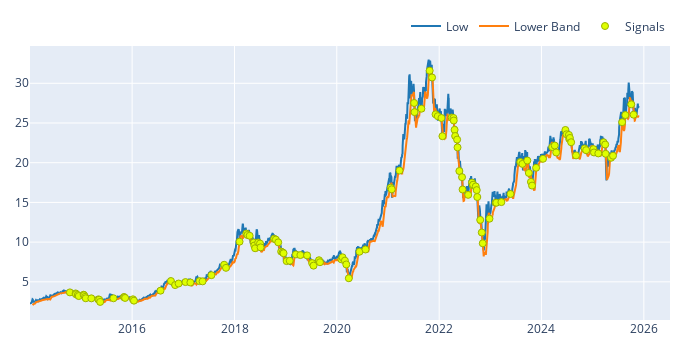

Notebook code for this chart:
### Code cell
btc_low = data.get("Low", "HPG").rename("Low")  
btc_lowerband = bb.lowerband["HPG"].rename("Lower Band")
btc_mask = mask["HPG"].rename("Signals")

fig = btc_low.vbt.plot()  
btc_lowerband.vbt.plot(fig=fig)
btc_mask.vbt.signals.plot_as_markers(
    y=btc_low, 
    trace_kwargs=dict(
        marker=dict(
            color="#DFFF00"
        )
    ),
    fig=fig
)  
fig.show()

### Figure 1 — Plotly figure (JSON) as saved in the notebook; plotly's stock layout.template omitted (floating-point values rounded to 4 significant figures; data arrays with more than 128 entries replaced by an {"elided": "..."} marker saying what was removed)
{"data": [{"name": "Low", "showlegend": true, "type": "scatter", "x": {"elided": "2967 str values"}, "y": {"elided": "2967 float values"}}, {"name": "Lower Band", "showlegend": true, "type": "scatter", "x": {"elided": "2967 str values"}, "y": {"elided": "2967 float values"}}, {"marker": {"color": "#DFFF00", "line": {"color": "rgb(156,178,0)", "width": 1}, "size": 7, "symbol": "circle"}, "mode": "markers", "name": "Signals", "showlegend": true, "type": "scatter", "x": {"elided": "131 str values"}, "y": {"elided": "131 float values"}}], "layout": {"height": 350, "legend": {"orientation": "h", "traceorder": "normal", "x": 1, "xanchor": "right", "y": 1.02, "yanchor": "bottom"}, "margin": {"b": 30, "l": 30, "r": 30, "t": 30}, "width": 700}}
